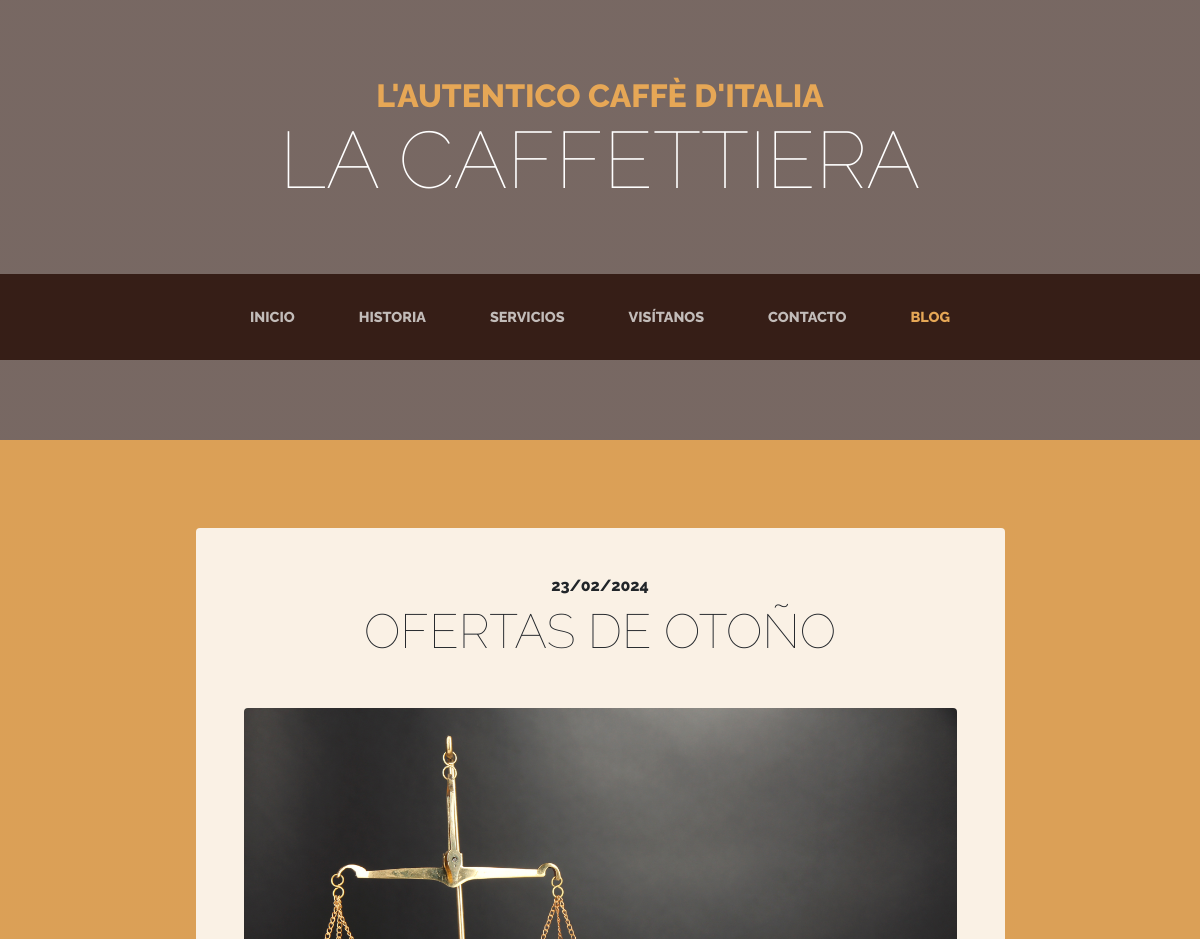
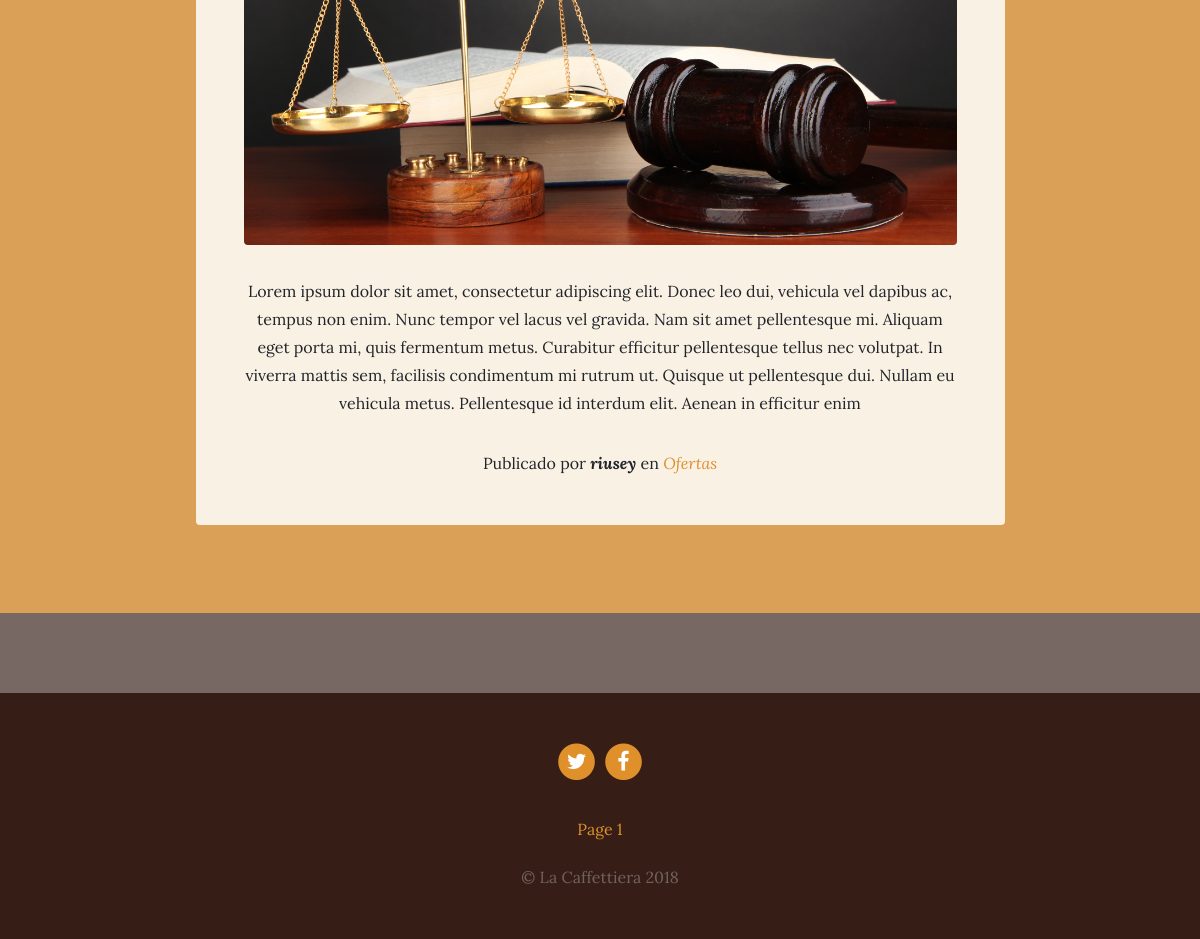
Screenshot of /blog/category/1/ with the database file from the repository (2 pictures, top to bottom).
### blog/models.py (models this page shows, shortened)
class Post(models.Model):
    title = models.CharField(max_length=200, verbose_name="Título")
    content = models.TextField(verbose_name="Contenido")
    published = models.DateTimeField(verbose_name="Fecha de publicación", default=now)
    image = models.ImageField(verbose_name="Imagen", upload_to="blog", null=True, blank=True)
    author = models.ForeignKey(User, verbose_name="Autor", on_delete=models.CASCADE)
    categories = models.ManyToManyField(Category, verbose_name="Categorías", related_name="get_posts")
    created = models.DateTimeField(auto_now_add=True, verbose_name="Fecha de creación")
    updated = models.DateTimeField(auto_now=True, verbose_name="Fecha de edición")
    class Meta:
        verbose_name = "entrada"
        verbose_name_plural = "entradas"
        ordering = ['-created']

class Category(models.Model):
    name = models.CharField(max_length=100, verbose_name="Nombre")
    created = models.DateTimeField(auto_now_add=True, verbose_name="Fecha de creación")
    updated = models.DateTimeField(auto_now=True, verbose_name="Fecha de edición")
    class Meta:
        verbose_name = "categoría"
        verbose_name_plural = "categorías"
        ordering = ['-created']

### pages/models.py (models this page shows, shortened)
class Page(models.Model):
    title = models.CharField(verbose_name="Título", max_length=200)
    content = RichTextField(verbose_name="Contenido")
    order = models.SmallIntegerField(verbose_name="Orden", default=0)
    created = models.DateTimeField(auto_now_add=True, verbose_name="Fecha de creación")
    updated = models.DateTimeField(auto_now=True, verbose_name="Fecha de edición")
    class Meta:
        verbose_name = "página"
        verbose_name_plural = "páginas"
        ordering = ['order', 'title']

### blog/views.py (the view)
# urls.py: path('category/<int:category_id>/', views.category, name='category'),
def category (request, category_id):
    category = get_object_or_404(Category, id=category_id)
    return render(request, 'blog/category.html', {'category': category})

### pages/templatetags/pages_extras.py (called while the page is built)
@register.simple_tag
def get_page_lsit():
    pages = Page.objects.all()
    return pages

### social/processors.py (called while the page is built)
def ctx_dic(request):
    ctx = {}
    links = Link.objects.all()
    for link in links:
        ctx[link.key] = link.url
    return ctx

### blog/templates/blog/category.html (shortened to what this page needs)
{% extends 'core/base.html' %}
{% load static %}
{% block content %}
    {%  for post in category.get_posts.all %}
<section class="page-section cta">
  <div class="container">
    <div class="row">
      <div class="col-xl-9 mx-auto">
        <div class="cta-innerv text-center rounded">
          <h2 class="section-heading mb-5">
            <span class="section-heading-upper">{{ post.published|date:"SHORT_DATE_FORMAT" }}</span>
            <span class="section-heading-lower">{{ post.title }}</span>
          </h2>
          <p class="mb-0">
            <img class="mx-auto d-flex rounded img-fluid mb-3 mb-lg-0" src="{{ post.image.url }}" alt="">
          </p>
          <p class="mb-0 mbt">
            {{ post.content }}
          </p>
          <p class="mb-0 mbt">
            <span class="section-heading-under">Publicado por <em><b>{{ post.author }}</b></em> en
                <em>
                    {% for categorias in post.categories.all %}
                        <a href="{% url 'category' category.id %}" class="link">{{ categorias.name }}</a>
                    {% endfor %}
                </em>
            </span>
          </p>
        </div>
      </div>
    </div>
  </div>
</section>
         {% endfor %}
{% endblock %}

### core/templates/core/base.html (shortened to what this page needs)
<!DOCTYPE html>
<html lang="es">
  <head>
    {% load static %}
    <link href="{% static 'core/vendor/bootstrap/css/bootstrap.min.css' %}" rel="stylesheet">
    <link href="{% static 'core/vendor/font-awesome/css/font-awesome.min.css' %}" rel="stylesheet" type="text/css">
    <link href="{% static 'core/css/business-casual.css' %}" rel="stylesheet">
  </head>
  <body>
    <h1 class="site-heading text-center text-white d-none d-lg-block">
      <span class="site-heading-upper text-primary mb-3">L'autentico caffè d'italia</span>
      <span class="site-heading-lower">La Caffettiera</span>
    </h1>
    <nav class="navbar navbar-expand-lg navbar-dark py-lg-4" id="mainNav">
      <div class="container">
        <div class="collapse navbar-collapse" id="navbarResponsive">
          <ul class="navbar-nav mx-auto">
            <li class="nav-item px-lg-4 {% if request.path == "/" %} active {% endif %}" >
              <a class="nav-link text-uppercase text-expanded" href="{% url 'home' %}">Inicio</a>
            </li>
            <li class="nav-item px-lg-4 {% if request.path == "/about/" %} active {% endif %}">
              <a class="nav-link text-uppercase text-expanded" href="{% url 'about' %}">Historia</a>
            </li>
            <li class="nav-item px-lg-4 {% if request.path == "/services/" %} active {% endif %}">
              <a class="nav-link text-uppercase text-expanded" href="{% url 'services' %}">Servicios</a>
            </li>
            <li class="nav-item px-lg-4 {% if request.path == "/store/" %} active {% endif %}">
              <a class="nav-link text-uppercase text-expanded" href="{% url 'store' %}">Visítanos</a>
            </li>
            <li class="nav-item px-lg-4 {% if request.path == "/contact/" %} active {% endif %}">
              <a class="nav-link text-uppercase text-expanded" href="{% url 'contact' %}">Contacto</a>
            </li>
            <li class="nav-item px-lg-4 {% if request.path|slice:":6" == "/blog/" %} active {% endif %}">
              <a class="nav-link text-uppercase text-expanded" href="{% url 'blog' %}">Blog</a>
            </li>
          </ul>
        </div>
      </div>
    </nav>
    {% block content %} {% endblock %}
    <footer class="footer text-faded text-center py-5">
      <div class="container">
        <p class="m-0">
        {% if Link_Twitter %}
        <a href="{{ Link_Twitter }}" class="link">
          <span class="fa-stack fa-lg">
            <i class="fa fa-circle fa-stack-2x"></i>
            <i class="fa fa-twitter fa-stack-1x fa-inverse"></i>
          </span>
        </a>
        {% endif %}
        {% if link_acebook %}
        <a href="{{ link_acebook }}" class="link">
          <span class="fa-stack fa-lg">
            <i class="fa fa-circle fa-stack-2x"></i>
            <i class="fa fa-facebook fa-stack-1x fa-inverse"></i>
          </span>
        </a>
       {% endif %}
	    </p>
        <p class="m-0 mbt">
            {%  load pages_extras %}
            {% get_page_lsit as page_list %}
            {% for page in page_list %}
                <a href="{% url 'pages' page.id page.title|slugify %}" class="link">{{ page.title }}</a>
            {% endfor %}
		</p>
        <p class="m-0 mbt1">&copy; La Caffettiera 2018</p>
      </div>
	</footer>
  </body>
</html>

### core/static/core/css/business-casual.css (style rules this page uses)
body { font-family: 'Lora'; background: linear-gradient(rgba(47, 23, 15, 0.65), rgba(47, 23, 15, 0.65)), url("../img/bg.jpg"); background-attachment: fixed; background-position: center; background-size: cover; }
h1, h2, h3, h4, h5, h6 { font-family: 'Raleway'; }
p { line-height: 1.75; }
.text-faded { color: rgba(255, 255, 255, 0.3); }
.site-heading { margin-top: 5rem; margin-bottom: 5rem; text-transform: uppercase; line-height: 1; font-family: 'Raleway'; }
.site-heading .site-heading-upper { display: block; font-size: 2rem; font-weight: 800; }
.site-heading .site-heading-lower { font-size: 5rem; font-weight: 100; line-height: 4rem; }
.page-section { margin-top: 5rem; margin-bottom: 5rem; }
.section-heading { text-transform: uppercase; }
.section-heading .section-heading-upper { display: block; font-size: 1rem; font-weight: 800; padding-bottom:.5rem; }
.section-heading .section-heading-lower { display: block; font-size: 3rem; font-weight: 100; }
#mainNav { background-color: rgba(47, 23, 15, 0.9); font-family: 'Raleway'; }
#mainNav .navbar-nav .nav-item .nav-link { color: rgba(255, 255, 255, 0.7); font-weight: 800; }
#mainNav .navbar-nav .nav-item.active .nav-link { color: #e6a756; }
@media (min-width: 992px) { #mainNav .navbar-nav .nav-item .nav-link { font-size: 0.9rem; } }
.cta { padding-top: 5rem; padding-bottom: 5rem; background-color: rgba(230, 167, 86, 0.9); }
.cta .cta-innerv { position: relative; padding: 3rem; margin: 0.5rem; background-color: rgba(255, 255, 255, 0.85); }
.footer { background-color: rgba(47, 23, 15, 0.9); }
.text-primary { color: #e6a756 !important; }
.mbt { padding-top: 2rem; }
.mbt1 { padding-top: 1.25rem; }
a.link { color: #df902a; }

### rows the page displays
Post: published "23/02/2024", title "OFERTAS DE OTOÑO", image (picture), content "Lorem ipsum dolor sit amet, consectetur adipiscing elit. Donec leo dui, vehicula vel dapibus ac, tempus non enim. Nunc tempor vel lacus vel gravida. Nam sit amet pellentesque mi. Aliquam eget porta mi, quis fermentum metus. Curabitur efficitur pellentesque tellus nec volutpat. In viverra mattis sem, facilisis condimentum mi rutrum ut. Quisque ut pellentesque dui. Nullam eu vehicula metus. Pellentesque id interdum elit. Aenean in efficitur enim", author "riusey"
Category: name "Ofertas"
Page: title "Page 1"
